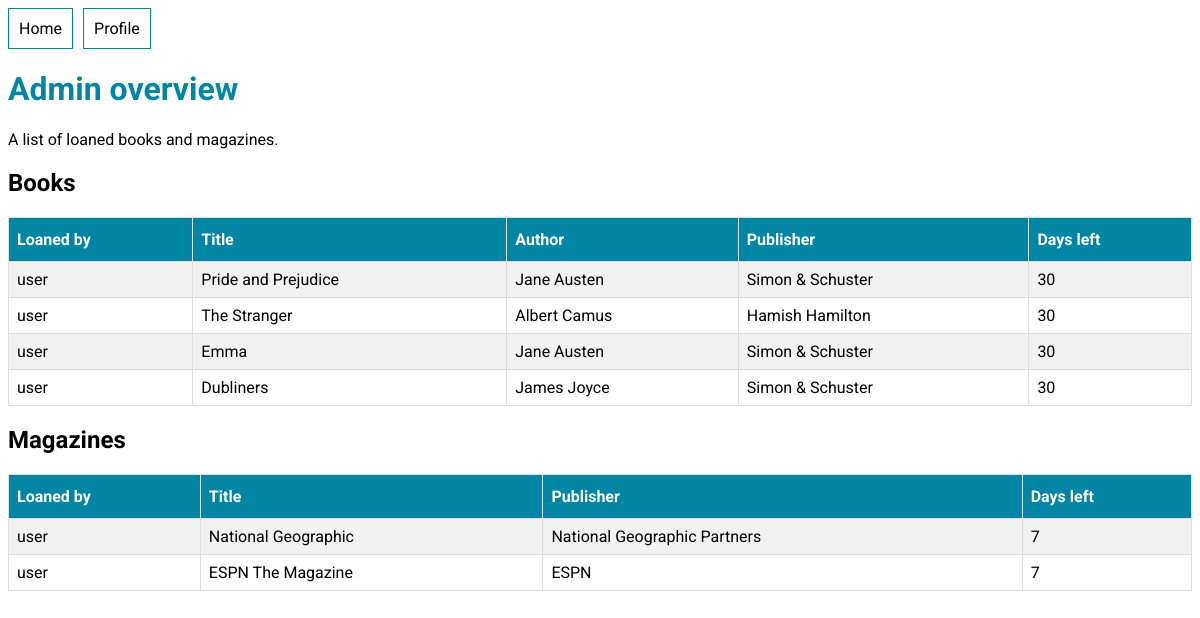
The page /user/admin/ (signed in) on the database its author committed.
### library_app/models.py (models this page shows, shortened)
class BookLoan(models.Model):
    user = models.ForeignKey(User, on_delete=models.CASCADE)
    book = models.ForeignKey(Book, on_delete=models.CASCADE)
    loaned_timestamp = models.DateTimeField(auto_now_add=True)
    returned_timestamp = models.DateTimeField(null=True)
    def daysLeft(self):
        date_to_return = self.loaned_timestamp + \
        timedelta(days=loan_days_limit['book'])
        days_left = (date_to_return - self.loaned_timestamp).days
        return days_left

class Book(models.Model):
    title = models.CharField(max_length=200)
    author = models.CharField(max_length=200)
    publisher = models.CharField(max_length=200)
    is_available = models.BooleanField(default=True)

class MagazineLoan(models.Model):
    user = models.ForeignKey(User, on_delete=models.CASCADE)
    magazine = models.ForeignKey(Magazine, on_delete=models.CASCADE)
    loaned_timestamp = models.DateTimeField(auto_now_add=True)
    returned_timestamp = models.DateTimeField(null=True)
    def daysLeft(self):
        date_to_return = self.loaned_timestamp + \
        timedelta(days=loan_days_limit['magazine'])
        days_left = (date_to_return - self.loaned_timestamp).days
        return days_left

class Magazine(models.Model):
    title = models.CharField(max_length=200)
    publisher = models.CharField(max_length=200)
    is_available = models.BooleanField(default=True)

### user_app/views.py (the view)
# urls.py: path('admin/', admin.site.urls),
@login_required
def admin(request):
    context = {}
    user = request.user
    bookloans = BookLoan.objects.filter(returned_timestamp__isnull=True).order_by("loaned_timestamp")
    magazineloans = MagazineLoan.objects.filter(returned_timestamp__isnull=True).order_by("loaned_timestamp")
    context = {"bookloans": bookloans, "magazineloans": magazineloans}
    return render(request, "user_app/admin.html", context)

### templates/user_app/admin.html (shortened to what this page needs)
{% extends "base.html" %}
{% block content %}
<div>
  <h1>Admin overview</h1>
  <p>A list of loaned books and magazines.</p>
  <div>
    <h2>Books</h2>
    {% if bookloans.count %}
      <table>
        <tr>
          <th>Loaned by</th>
          <th>Title</th>
          <th>Author</th>
          <th>Publisher</th>
          <th>Days left</th>
        </tr>
        {% for bookloan in bookloans %}
        <tr>
          <td>{{bookloan.user.username}}</td>
          <td>{{bookloan.book.title}}</td>
          <td>{{bookloan.book.author}}</td>
          <td>{{bookloan.book.publisher}}</td>
          <td>{{bookloan.daysLeft}} </td>
        </tr>
        {% endfor %}
      </table>
    {% else %}
      <p>No books to return.</p>
    {% endif %}
    <h2>Magazines</h2>
    {% if magazineloans.count %}
      <table>
        <tr>
          <th>Loaned by</th>
          <th>Title</th>
          <th>Publisher</th>
          <th>Days left</th>
        </tr>
        {% for magazineloan in magazineloans %}
        <tr>
          <td>{{magazineloan.user.username}}</td>
          <td>{{magazineloan.magazine.title}}</td>
          <td>{{magazineloan.magazine.publisher}}</td>
          <td>{{magazineloan.daysLeft}} </td>
        </tr>
        {% endfor %}
      </table>
    {% else %}
      <p>No magazines to return.</p>
    {% endif %}
  </div>
</div>
{% endblock content %}

### static/style.css (style rules this page uses)
* { font-family: "Roboto", helvetica, arial, sans-serif; }
h1 { color: rgb(0, 134, 164); }
table { border-collapse: collapse; width: 100%; }
td, th { border: 1px solid #ddd; padding: 8px; }
th { padding-top: 12px; padding-bottom: 12px; text-align: left; background-color: rgb(0, 134, 164); color: white; }
tr:nth-child(even) { background-color: #f2f2f2; }

### rows shown on the page
BookLoan: user.username "user", book "Pride and Prejudice", book.author "Jane Austen", book.publisher "Simon & Schuster", daysLeft "30"
BookLoan: user.username "user", book "The Stranger", book.author "Albert Camus", book.publisher "Hamish Hamilton", daysLeft "30"
BookLoan: user.username "user", book "Emma", book.author "Jane Austen", book.publisher "Simon & Schuster", daysLeft "30"
BookLoan: user.username "user", book "Dubliners", book.author "James Joyce", book.publisher "Simon & Schuster", daysLeft "30"
MagazineLoan: user.username "user", magazine "National Geographic", magazine.publisher "National Geographic Partners", daysLeft "7"
MagazineLoan: user.username "user", magazine "ESPN The Magazine", magazine.publisher "ESPN", daysLeft "7"
